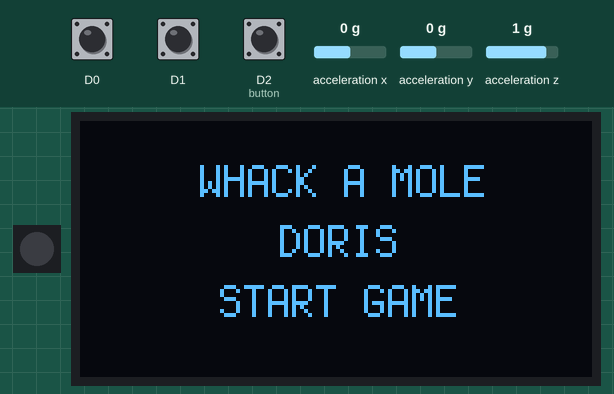
Simulated run of this program. Board: CircuitPython board. Parts: 1 RGB LEDs in strip order, left to right, 128×64 one-colour display. The test bench sets the inputs (shaded band); at power-on: D2 (button) HIGH, D0 HIGH, D1 HIGH, acceleration x 0 g, acceleration y 0 g, acceleration z 1 g. Dim RGB values are drawn brighter than linear; random numbers come from a fixed seed; what the program prints to the serial console is not drawn.

Above: at 6.3 s.
6.4 s: D2 (button) pulled LOW for 0.15 s
At 7.4 s:
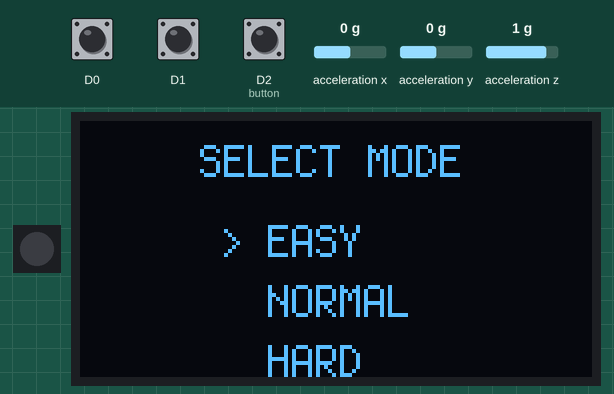
8.0 s: D0 pulled LOW for 0.15 s
At 9.4 s:
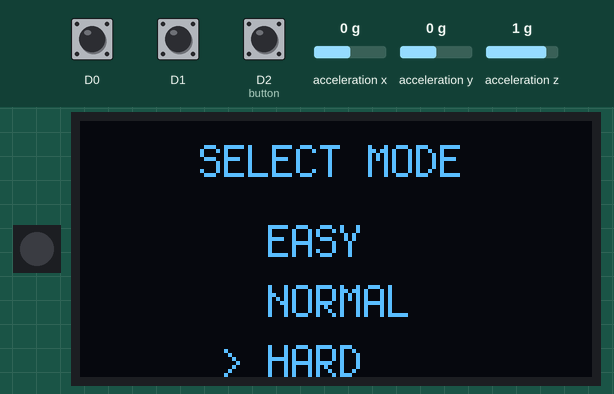
9.7 s: D2 (button) pulled LOW for 1 s
At 10.8 s:
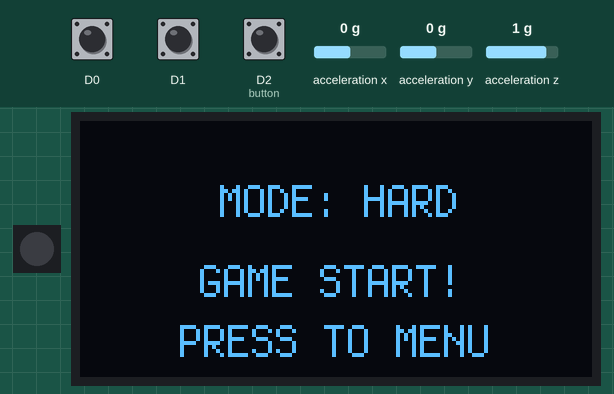
12.2 s: D2 (button) pulled LOW for 0.15 s
At 13.0 s:
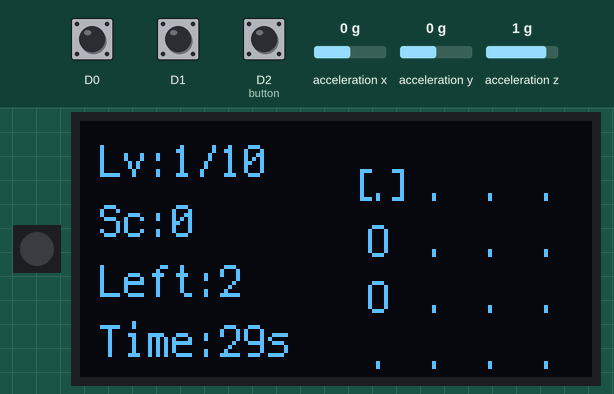
15.3 s: D2 (button) pulled LOW for 3.2 s
At 15.53 s:
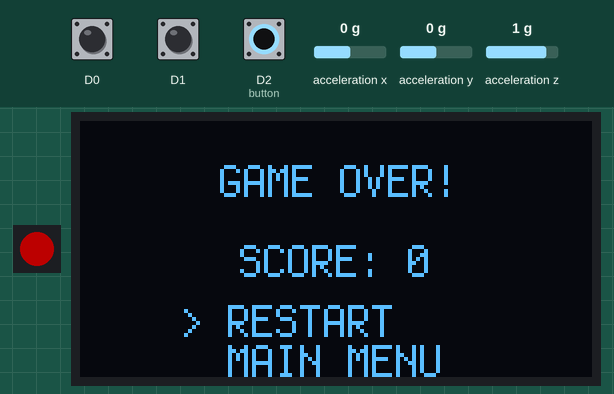
19.1 s: D1 pulled LOW for 0.15 s
At 19.46 s:
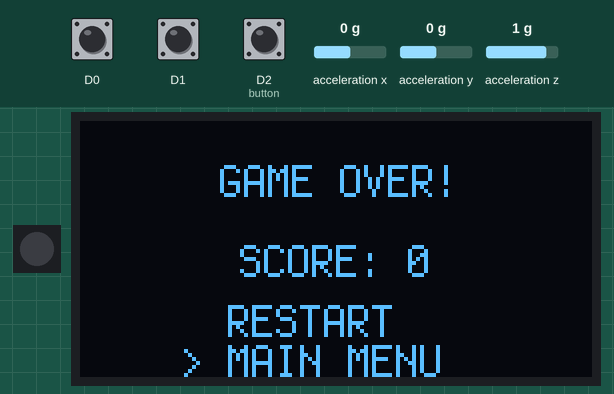
Timing chart, 0 to 20.8 s (numbered marks = the images above; inputs shaded):
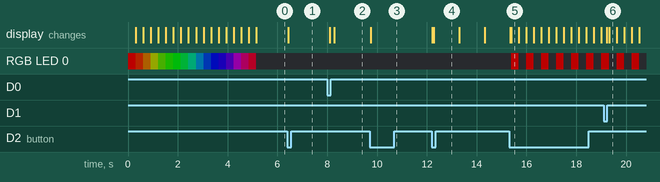

Measured:
- after the input at 6.4 s, the display: changes at once (image 1)
- after the input at 8.0 s, the display: first changes after 0.09 s (image 2 shows a later state)
- after the input at 9.7 s, the display: changes after 0.05 s (image 3)
- after the input at 12.2 s, the display: first changes at once (image 4 shows a later state)

The program:

code.py
```python
import board
import busio
import displayio
import terminalio
from adafruit_display_text import label
import i2cdisplaybus
import adafruit_displayio_ssd1306
import time
from rotary_encoder import RotaryEncoder
import digitalio
import adafruit_adxl34x
import math
from rainbowio import colorwheel
import neopixel
import random

# 初始化显示
displayio.release_displays()
i2c = busio.I2C(board.SCL, board.SDA)
display_bus = i2cdisplaybus.I2CDisplayBus(i2c, device_address=0x3C)
display = adafruit_displayio_ssd1306.SSD1306(display_bus, width=128, height=64)

# 初始化旋转编码器（CLK=D0, DT=D1）
encoder = RotaryEncoder(board.D0, board.D1, pulses_per_detent=1)

# 初始化按钮（D2引脚）
button = digitalio.DigitalInOut(board.D2)
button.direction = digitalio.Direction.INPUT
button.pull = digitalio.Pull.UP

# 初始化加速度计
accelerometer = adafruit_adxl34x.ADXL345(i2c)

# 初始化NeoPixel (D6引脚)
pixel_pin = board.D6
num_pixels = 1
pixels = neopixel.NeoPixel(pixel_pin, num_pixels, brightness=0.3, auto_write=False)

# 游戏状态
STATE_SPLASH = 0
STATE_DIFFICULTY_SELECT = 1
STATE_GAME_START = 2
STATE_GAME_PLAYING = 3
STATE_GAME_RESULT = 4

current_state = STATE_SPLASH
selected_difficulty = 0
difficulties = ["EASY", "NORMAL", "HARD"]

# 游戏变量
score = 0
current_level = 1
total_levels = 10
moles_in_level = 0
remaining_moles = 0  # 跟踪剩余土拨鼠数量
selected_cell = [0, 0]  # 当前选中的单元格 [row, col]
game_grid = [[0 for _ in range(4)] for _ in range(4)]  # 4x4网格，0=空，1=土拨鼠

# 时间限制相关变量
base_time_limit = 30  # 基础时间限制30秒
time_increment = 5    # 每关增加5秒
level_start_time = 0  # 关卡开始时间
time_remaining = 0    # 剩余时间

# 编码器位置跟踪
encoder_position = 0
last_encoder_position = 0
last_encoder_time = 0
encoder_debounce_ms = 80

# 方向检测相关变量
angle_threshold = 15  # 降低阈值提高灵敏度
duration_threshold = 0.2  # 缩短维持时间
cooldown_time = 0.3  # 缩短冷却时间提高游戏响应
direction_start_time = {
    "up": None,
    "down": None,
    "left": None,
    "right": None
}
last_direction_time = 0
direction_cooldown = 0.5  # 方向移动冷却时间

# 按钮状态
button_pressed = False
last_button_value = button.value

# 结果界面变量
result_selection = 0
game_success = False  # 记录游戏是否成功完成
game_time_out = False  # 记录是否因超时失败

# 选择冷却时间
last_selection_change = 0
selection_cooldown = 0.5  # 0.5秒冷却时间

# LED闪烁控制
led_flash_state = False
last_led_flash_time = 0
led_flash_interval = 0.3  # LED闪烁间隔

def calculate_angles(x, y, z):
    """计算X轴和Y轴的角度（相对于重力方向）"""
    angle_x = math.atan2(x, math.sqrt(y*y + z*z)) * 180 / math.pi
    angle_y = math.atan2(y, math.sqrt(x*x + z*z)) * 180 / math.pi
    return angle_x, angle_y

def check_direction(angle_x, angle_y, current_time):
    """检测四个方向是否满足条件"""
    # 检查方向移动冷却
    if current_time - last_direction_time < direction_cooldown:
        return None

    direction = None

    # 向上移动（X轴负方向）- 对应网格上移
    if angle_x < -angle_threshold:
        if direction_start_time["up"] is None:
            direction_start_time["up"] = current_time
        elif current_time - direction_start_time["up"] >= duration_threshold:
            direction = "UP"
    else:
        direction_start_time["up"] = None

    # 向下移动（X轴正方向）- 对应网格下移
    if angle_x > angle_threshold:
        if direction_start_time["down"] is None:
            direction_start_time["down"] = current_time
        elif current_time - direction_start_time["down"] >= duration_threshold:
            direction = "DOWN"
    else:
        direction_start_time["down"] = None

    # 向左移动（Y轴正方向）- 对应网格左移
    if angle_y > angle_threshold:
        if direction_start_time["left"] is None:
            direction_start_time["left"] = current_time
        elif current_time - direction_start_time["left"] >= duration_threshold:
            direction = "LEFT"
    else:
        direction_start_time["left"] = None

    # 向右移动（Y轴负方向）- 对应网格右移
    if angle_y < -angle_threshold:
        if direction_start_time["right"] is None:
            direction_start_time["right"] = current_time
        elif current_time - direction_start_time["right"] >= duration_threshold:
            direction = "RIGHT"
    else:
        direction_start_time["right"] = None

    return direction

def rainbow_cycle(wait):
    """彩虹色渐变效果"""
    for j in range(255):
        for i in range(num_pixels):
            rc_index = (i * 256 // num_pixels) + j
            pixels[i] = colorwheel(rc_index & 255)
        pixels.show()
        time.sleep(wait)

def show_rainbow_startup():
    """开机彩虹闪烁3秒"""
    start_time = time.monotonic()
    while time.monotonic() - start_time < 3:
        rainbow_cycle(0.02)

def set_led_color(color):
    """设置LED颜色"""
    pixels.fill(color)
    pixels.show()

def flash_led(color, times=3, duration=0.2):
    """LED闪烁效果"""
    for _ in range(times):
        set_led_color(color)
        time.sleep(duration)
        set_led_color((0, 0, 0))
        time.sleep(duration)

def update_led_flash(current_time):
    """更新LED闪烁状态"""
    global led_flash_state, last_led_flash_time

    if current_time - last_led_flash_time >= led_flash_interval:
        led_flash_state = not led_flash_state
        last_led_flash_time = current_time

        if game_success:
            # 成功时使用彩虹色闪烁
            if led_flash_state:
                rainbow_cycle(0.01)  # 短暂彩虹效果
            else:
                set_led_color((0, 0, 0))
        else:
            # 失败时使用红色闪烁
            if led_flash_state:
                set_led_color((255, 0, 0))
            else:
                set_led_color((0, 0, 0))

def calculate_time_limit():
    """计算当前关卡的时间限制"""
    return base_time_limit + (current_level - 1) * time_increment

def generate_moles():
    """根据当前关卡生成土拨鼠位置"""
    global moles_in_level, game_grid, remaining_moles, level_start_time, time_remaining

    # 根据难度和关卡决定土拨鼠数量
    base_moles = min(current_level, 5)  # 最大5个

    # 根据难度调整数量
    if difficulties[selected_difficulty] == "EASY":
        moles_in_level = max(1, base_moles - 1)
    elif difficulties[selected_difficulty] == "NORMAL":
        moles_in_level = base_moles
    else:  # HARD
        moles_in_level = min(5, base_moles + 1)

    # 重置网格
    game_grid = [[0 for _ in range(4)] for _ in range(4)]
    remaining_moles = moles_in_level

    # 设置关卡开始时间和时间限制
    level_start_time = time.monotonic()
    time_remaining = calculate_time_limit()

    # 随机放置土拨鼠
    positions = []
    for _ in range(moles_in_level):
        while True:
            row = random.randint(0, 3)
            col = random.randint(0, 3)
            if (row, col) not in positions:
                positions.append((row, col))
                game_grid[row][col] = 1
                break

def create_splash_screen():
    """创建开机画面"""
    group = displayio.Group()
    title_label = label.Label(terminalio.FONT, text="WHACK A MOLE", x=30, y=15, scale=1)
    group.append(title_label)
    version_label = label.Label(terminalio.FONT, text="DORIS", x=50, y=30, scale=1)
    group.append(version_label)
    hint_label = label.Label(terminalio.FONT, text="START GAME", x=35, y=45, scale=1)
    group.append(hint_label)
    return group

def create_difficulty_screen():
    """创建难度选择界面"""
    group = displayio.Group()
    title_label = label.Label(terminalio.FONT, text="SELECT MODE", x=30, y=10, scale=1)
    group.append(title_label)

    y_pos = 30
    for i, difficulty in enumerate(difficulties):
        prefix = "> " if i == selected_difficulty else "  "
        diff_label = label.Label(terminalio.FONT, text=f"{prefix}{difficulty}", x=35, y=y_pos, scale=1)
        group.append(diff_label)
        y_pos += 15

    return group

def create_game_start_screen():
    """创建游戏开始界面"""
    group = displayio.Group()
    difficulty_text = f"MODE: {difficulties[selected_difficulty]}"
    diff_label = label.Label(terminalio.FONT, text=difficulty_text, x=35, y=20, scale=1)
    group.append(diff_label)
    start_label = label.Label(terminalio.FONT, text="GAME START!", x=30, y=40, scale=1)
    group.append(start_label)
    back_label = label.Label(terminalio.FONT, text="PRESS TO MENU", x=25, y=55, scale=1)
    group.append(back_label)
    return group

def create_game_screen():
    """创建游戏界面"""
    group = displayio.Group()

    # 左侧：显示关卡和分数（使用缩写）
    level_text = f"Lv:{current_level}/{total_levels}"
    level_label = label.Label(terminalio.FONT, text=level_text, x=5, y=10, scale=1)
    group.append(level_label)

    score_text = f"Sc:{score}"
    score_label = label.Label(terminalio.FONT, text=score_text, x=5, y=25, scale=1)
    group.append(score_label)

    # 显示剩余土拨鼠数量
    moles_text = f"Left:{remaining_moles}"
    moles_label = label.Label(terminalio.FONT, text=moles_text, x=5, y=40, scale=1)
    group.append(moles_label)

    # 显示剩余时间
    time_text = f"Time:{int(time_remaining)}s"
    time_label = label.Label(terminalio.FONT, text=time_text, x=5, y=55, scale=1)
    group.append(time_label)

    # 右侧：绘制4x4网格
    cell_size = 10  # 格子大小
    start_x = 70   # 从屏幕中间偏右开始
    start_y = 10   # 从顶部开始

    for row in range(4):
        for col in range(4):
            x_pos = start_x + col * (cell_size + 4)  # 增加间距
            y_pos = start_y + row * (cell_size + 4)

            # 显示土拨鼠或空位 - 使用标准ASCII字符
            if game_grid[row][col] == 1:
                # 土拨鼠用'O'表示
                mole_label = label.Label(terminalio.FONT, text="O", x=x_pos+2, y=y_pos+6, scale=1)
                group.append(mole_label)
            else:
                # 空位用'.'表示
                empty_label = label.Label(terminalio.FONT, text=".", x=x_pos+2, y=y_pos+6, scale=1)
                group.append(empty_label)

            # 选中的单元格用方框表示
            if row == selected_cell[0] and col == selected_cell[1]:
                # 使用方括号作为选择框
                box_left = label.Label(terminalio.FONT, text="[", x=x_pos-1, y=y_pos+6, scale=1)
                box_right = label.Label(terminalio.FONT, text="]", x=x_pos+7, y=y_pos+6, scale=1)
                group.append(box_left)
                group.append(box_right)

    return group

def create_result_screen():
    """创建结果界面"""
    group = displayio.Group()

    if game_success:
        result_label = label.Label(terminalio.FONT, text="GAME WIN!", x=35, y=15, scale=1)
        group.append(result_label)
    else:
        if game_time_out:
            result_label = label.Label(terminalio.FONT, text="TIME OUT!", x=35, y=15, scale=1)
        else:
            result_label = label.Label(terminalio.FONT, text="GAME OVER!", x=35, y=15, scale=1)
        group.append(result_label)

    score_label = label.Label(terminalio.FONT, text=f"SCORE: {score}", x=40, y=35, scale=1)
    group.append(score_label)

    # 选项 - 调整位置确保完全显示
    options = ["RESTART", "MAIN MENU"]

    for i, option in enumerate(options):
        prefix = "> " if i == result_selection else "  "
        # 调整Y位置，确保两个选项都在屏幕内
        option_label = label.Label(terminalio.FONT, text=f"{prefix}{option}", x=25, y=50 + i*10, scale=1)
        group.append(option_label)

    return group

def move_selection(direction):
    """移动选择框"""
    global last_direction_time
    row, col = selected_cell

    if direction == "UP":
        selected_cell[0] = max(0, row - 1)
    elif direction == "DOWN":
        selected_cell[0] = min(3, row + 1)
    elif direction == "LEFT":
        selected_cell[1] = max(0, col - 1)
    elif direction == "RIGHT":
        selected_cell[1] = min(3, col + 1)

    last_direction_time = time.monotonic()
    print(f"Moved {direction} to [{selected_cell[0]}, {selected_cell[1]}]")

def check_hit():
    """检查是否击中土拨鼠"""
    row, col = selected_cell
    hit = game_grid[row][col] == 1
    return hit

def remove_mole(row, col):
    """移除土拨鼠"""
    global remaining_moles
    if game_grid[row][col] == 1:
        game_grid[row][col] = 0
        remaining_moles -= 1
        print(f"Mole removed at [{row}, {col}], {remaining_moles} left")
        return True
    return False

def advance_level():
    """进入下一关"""
    global current_level, score
    if current_level < total_levels:
        current_level += 1
        score += 10  # 每关10分
        return True
    else:
        return False

def reset_game():
    """重置游戏"""
    global score, current_level, selected_cell, result_selection, last_selection_change
    score = 0
    current_level = 1
    selected_cell = [0, 0]
    result_selection = 0  # 重置结果选择
    last_selection_change = 0  # 重置选择冷却时间

# 初始显示开机画面
splash_group = create_splash_screen()
display.root_group = splash_group

# 开机彩虹闪烁
show_rainbow_startup()
set_led_color((0, 0, 0))  # 关闭LED

print("Game Starting...")
print("Current state: SPLASH")
print("Press button to enter difficulty selection")

# 主游戏循环
last_display_update = 0
while True:
    current_time = time.monotonic()
    current_time_ms = current_time * 1000

    # 检查旋转编码器
    encoder_changed = encoder.update()

    # 更新编码器位置（带滤波）
    if encoder_changed:
        if current_time_ms - last_encoder_time > encoder_debounce_ms:
            encoder_position = encoder.position
            last_encoder_time = current_time_ms

    # 按钮检测
    current_button_value = button.value
    if last_button_value and not current_button_value:
        button_pressed = True
        print("Button pressed!")
    last_button_value = current_button_value

    # 状态机处理
    if current_state == STATE_SPLASH:
        if button_pressed:
            current_state = STATE_DIFFICULTY_SELECT
            encoder_position = 0
            last_encoder_position = 0
            last_encoder_time = current_time_ms
            display.root_group = create_difficulty_screen()
            print("State changed: SPLASH -> DIFFICULTY_SELECT")
            button_pressed = False

    elif current_state == STATE_DIFFICULTY_SELECT:
        # 处理编码器旋转选择难度
        if encoder_position != last_encoder_position:
            selected_difficulty = (selected_difficulty + 1) % len(difficulties)
            display.root_group = create_difficulty_screen()
            print(f"Difficulty selected: {difficulties[selected_difficulty]}")
            last_encoder_position = encoder_position

        # 处理按钮确认
        if button_pressed:
            current_state = STATE_GAME_START
            display.root_group = create_game_start_screen()
            print(f"State changed: DIFFICULTY_SELECT -> GAME_START")
            print(f"Confirmed difficulty: {difficulties[selected_difficulty]}")
            button_pressed = False

    elif current_state == STATE_GAME_START:
        if button_pressed:
            current_state = STATE_GAME_PLAYING
            reset_game()
            generate_moles()
            display.root_group = create_game_screen()
            print("State changed: GAME_START -> GAME_PLAYING")
            print(f"Level {current_level}, Moles: {moles_in_level}, Time limit: {calculate_time_limit()}s")
            button_pressed = False

    elif current_state == STATE_GAME_PLAYING:
        # 更新时间显示
        elapsed_time = current_time - level_start_time
        time_remaining = max(0, calculate_time_limit() - elapsed_time)

        # 每0.5秒更新一次显示，避免过于频繁的刷新
        if current_time - last_display_update > 0.5:
            display.root_group = create_game_screen()
            last_display_update = current_time

        # 检查时间是否用完
        if time_remaining <= 0:
            # 时间用完，游戏结束
            game_success = False
            game_time_out = True
            current_state = STATE_GAME_RESULT
            display.root_group = create_result_screen()
            print("Game over - time out!")
            continue

        # 获取加速度计数据并处理方向控制
        x, y, z = accelerometer.acceleration
        angle_x, angle_y = calculate_angles(x, y, z)
        direction = check_direction(angle_x, angle_y, current_time)

        # 处理方向移动
        if direction:
            move_selection(direction)
            display.root_group = create_game_screen()  # 更新显示
            print(f"Direction detected: {direction}, Angles: X={angle_x:.1f}, Y={angle_y:.1f}")

        # 处理按钮击打
        if button_pressed:
            if check_hit():
                # 击中土拨鼠，移除它
                row, col = selected_cell
                if remove_mole(row, col):
                    display.root_group = create_game_screen()  # 更新显示
                    print(f"Hit! {remaining_moles} moles remaining")

                    # 检查是否所有土拨鼠都被击中
                    if remaining_moles == 0:
                        print("All moles hit! Advancing to next level...")

                        # 闪烁LED三次表示关卡完成
                        flash_led((0, 255, 0), times=3, duration=0.2)  # 绿色闪烁

                        if advance_level():
                            # 进入下一关
                            generate_moles()
                            display.root_group = create_game_screen()
                            print(f"Level advanced to {current_level}, Moles: {moles_in_level}, Time limit: {calculate_time_limit()}s")
                        else:
                            # 所有关卡完成
                            game_success = True
                            game_time_out = False
                            current_state = STATE_GAME_RESULT
                            display.root_group = create_result_screen()
                            print("Game completed successfully!")
            else:
                # 未击中，游戏结束
                game_success = False
                game_time_out = False
                current_state = STATE_GAME_RESULT
                display.root_group = create_result_screen()
                print("Game over - missed!")

            button_pressed = False

    elif current_state == STATE_GAME_RESULT:
        # 更新LED闪烁效果
        update_led_flash(current_time)

        # 处理结果界面的选项选择 - 添加冷却时间
        if encoder_position != last_encoder_position:
            # 检查是否在冷却时间内
            if current_time - last_selection_change >= selection_cooldown:
                # 计算旋转方向并更新选择
                delta = encoder_position - last_encoder_position
                if delta > 0:
                    result_selection = (result_selection + 1) % 2
                else:
                    result_selection = (result_selection - 1) % 2

                # 确保结果选择在有效范围内
                if result_selection < 0:
                    result_selection = 1

                display.root_group = create_result_screen()
                last_encoder_position = encoder_position
                last_selection_change = current_time  # 更新最后一次选择改变时间
                print(f"Result selection changed to: {result_selection}")
            else:
                # 在冷却时间内，忽略旋转但更新编码器位置
                last_encoder_position = encoder_position
                print(f"Ignored rotation during cooldown, time left: {selection_cooldown - (current_time - last_selection_change):.2f}s")

        # 处理按钮确认
        if button_pressed:
            if result_selection == 0:  # RESTART
                current_state = STATE_GAME_PLAYING
                reset_game()
                generate_moles()
                display.root_group = create_game_screen()
                set_led_color((0, 0, 0))  # 关闭LED
                print("Restarting game...")
            else:  # MAIN MENU
                current_state = STATE_SPLASH
                display.root_group = create_splash_screen()
                set_led_color((0, 0, 0))  # 关闭LED
                print("Returning to main menu...")

            button_pressed = False

    time.sleep(0.05)  # 缩短延迟提高响应速度
```

Source omitted: rotary_encoder.py (3428 bytes)
